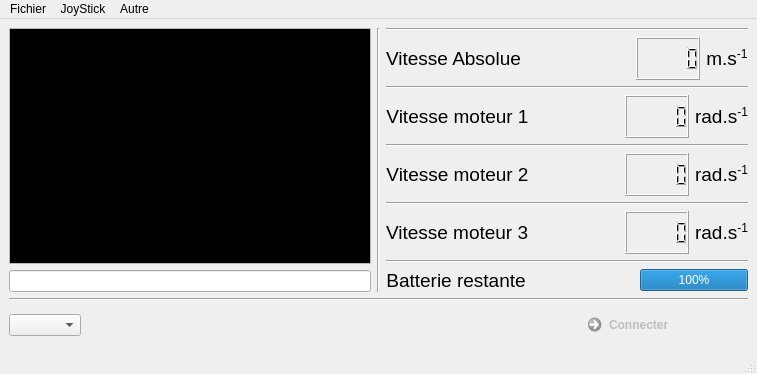
<?xml version="1.0" encoding="UTF-8"?>
<ui version="4.0">
 <class>MainWindow</class>
 <widget class="QMainWindow" name="MainWindow">
  <property name="geometry">
   <rect>
    <x>0</x>
    <y>0</y>
    <width>757</width>
    <height>374</height>
   </rect>
  </property>
  <property name="windowTitle">
   <string>MainWindow</string>
  </property>
  <widget class="QWidget" name="centralwidget">
   <layout class="QVBoxLayout" name="verticalLayout">
    <item>
     <layout class="QHBoxLayout" name="horizontalLayout">
      <item>
       <layout class="QVBoxLayout" name="verticalLayout_3">
        <item>
         <widget class="QTextEdit" name="Console">
          <property name="readOnly">
           <bool>true</bool>
          </property>
          <property name="html">
           <string>&lt;!DOCTYPE HTML PUBLIC &quot;-//W3C//DTD HTML 4.0//EN&quot; &quot;http://www.w3.org/TR/REC-html40/strict.dtd&quot;&gt;
&lt;html&gt;&lt;head&gt;&lt;meta name=&quot;qrichtext&quot; content=&quot;1&quot; /&gt;&lt;style type=&quot;text/css&quot;&gt;
p, li { white-space: pre-wrap; }
&lt;/style&gt;&lt;/head&gt;&lt;body style=&quot; font-family:'MS Shell Dlg 2'; font-size:8.25pt; font-weight:400; font-style:normal;&quot; bgcolor=&quot;#000000&quot;&gt;
&lt;p style=&quot;-qt-paragraph-type:empty; margin-top:0px; margin-bottom:0px; margin-left:0px; margin-right:0px; -qt-block-indent:0; text-indent:0px; font-size:8pt; color:#00ff00;&quot;&gt;&lt;/p&gt;&lt;/body&gt;&lt;/html&gt;</string>
          </property>
         </widget>
        </item>
        <item>
         <widget class="QLineEdit" name="ConsoleInput"/>
        </item>
       </layout>
      </item>
      <item>
       <widget class="Line" name="line">
        <property name="orientation">
         <enum>Qt::Vertical</enum>
        </property>
       </widget>
      </item>
      <item>
       <layout class="QVBoxLayout" name="verticalLayout_4">
        <item>
         <widget class="Line" name="line_6">
          <property name="orientation">
           <enum>Qt::Horizontal</enum>
          </property>
         </widget>
        </item>
        <item>
         <layout class="QHBoxLayout" name="horizontalLayout_4">
          <item>
           <widget class="QLabel" name="label_2">
            <property name="text">
             <string>&lt;!DOCTYPE HTML PUBLIC &quot;-//W3C//DTD HTML 4.0//EN&quot; &quot;http://www.w3.org/TR/REC-html40/strict.dtd&quot;&gt;
&lt;html&gt;&lt;head&gt;&lt;meta name=&quot;qrichtext&quot; content=&quot;1&quot; /&gt;&lt;style type=&quot;text/css&quot;&gt;
p, li { white-space: pre-wrap; }
&lt;/style&gt;&lt;/head&gt;&lt;body style=&quot; font-family:'MS Shell Dlg 2'; font-size:8.25pt; font-weight:400; font-style:normal;&quot;&gt;
&lt;p align=&quot;center&quot; style=&quot; margin-top:0px; margin-bottom:0px; margin-left:0px; margin-right:0px; -qt-block-indent:0; text-indent:0px;&quot;&gt;&lt;span style=&quot; font-size:14pt;&quot;&gt;Vitesse Absolue&lt;/span&gt;&lt;/p&gt;&lt;/body&gt;&lt;/html&gt;</string>
            </property>
           </widget>
          </item>
          <item>
           <spacer name="horizontalSpacer">
            <property name="orientation">
             <enum>Qt::Horizontal</enum>
            </property>
            <property name="sizeHint" stdset="0">
             <size>
              <width>40</width>
              <height>20</height>
             </size>
            </property>
           </spacer>
          </item>
          <item>
           <widget class="QLCDNumber" name="Vitesse"/>
          </item>
          <item>
           <widget class="QLabel" name="label_3">
            <property name="text">
             <string>&lt;!DOCTYPE HTML PUBLIC &quot;-//W3C//DTD HTML 4.0//EN&quot; &quot;http://www.w3.org/TR/REC-html40/strict.dtd&quot;&gt;
&lt;html&gt;&lt;head&gt;&lt;meta name=&quot;qrichtext&quot; content=&quot;1&quot; /&gt;&lt;style type=&quot;text/css&quot;&gt;
p, li { white-space: pre-wrap; }
&lt;/style&gt;&lt;/head&gt;&lt;body style=&quot; font-family:'MS Shell Dlg 2'; font-size:8.25pt; font-weight:400; font-style:normal;&quot;&gt;
&lt;p align=&quot;center&quot; style=&quot; margin-top:0px; margin-bottom:0px; margin-left:0px; margin-right:0px; -qt-block-indent:0; text-indent:0px;&quot;&gt;&lt;span style=&quot; font-size:14pt;&quot;&gt;m.s&lt;/span&gt;&lt;span style=&quot; font-size:14pt; vertical-align:super;&quot;&gt;-1&lt;/span&gt;&lt;/p&gt;&lt;/body&gt;&lt;/html&gt;</string>
            </property>
           </widget>
          </item>
         </layout>
        </item>
        <item>
         <widget class="Line" name="line_2">
          <property name="orientation">
           <enum>Qt::Horizontal</enum>
          </property>
         </widget>
        </item>
        <item>
         <layout class="QHBoxLayout" name="horizontalLayout_5">
          <item>
           <widget class="QLabel" name="label_5">
            <property name="text">
             <string>&lt;!DOCTYPE HTML PUBLIC &quot;-//W3C//DTD HTML 4.0//EN&quot; &quot;http://www.w3.org/TR/REC-html40/strict.dtd&quot;&gt;
&lt;html&gt;&lt;head&gt;&lt;meta name=&quot;qrichtext&quot; content=&quot;1&quot; /&gt;&lt;style type=&quot;text/css&quot;&gt;
p, li { white-space: pre-wrap; }
&lt;/style&gt;&lt;/head&gt;&lt;body style=&quot; font-family:'MS Shell Dlg 2'; font-size:8.25pt; font-weight:400; font-style:normal;&quot;&gt;
&lt;p align=&quot;center&quot; style=&quot; margin-top:0px; margin-bottom:0px; margin-left:0px; margin-right:0px; -qt-block-indent:0; text-indent:0px;&quot;&gt;&lt;span style=&quot; font-size:14pt;&quot;&gt;Vitesse moteur 1&lt;/span&gt;&lt;/p&gt;&lt;/body&gt;&lt;/html&gt;</string>
            </property>
           </widget>
          </item>
          <item>
           <spacer name="horizontalSpacer_4">
            <property name="orientation">
             <enum>Qt::Horizontal</enum>
            </property>
            <property name="sizeHint" stdset="0">
             <size>
              <width>40</width>
              <height>20</height>
             </size>
            </property>
           </spacer>
          </item>
          <item>
           <widget class="QLCDNumber" name="VitesseM1"/>
          </item>
          <item>
           <widget class="QLabel" name="label_4">
            <property name="text">
             <string>&lt;!DOCTYPE HTML PUBLIC &quot;-//W3C//DTD HTML 4.0//EN&quot; &quot;http://www.w3.org/TR/REC-html40/strict.dtd&quot;&gt;
&lt;html&gt;&lt;head&gt;&lt;meta name=&quot;qrichtext&quot; content=&quot;1&quot; /&gt;&lt;style type=&quot;text/css&quot;&gt;
p, li { white-space: pre-wrap; }
&lt;/style&gt;&lt;/head&gt;&lt;body style=&quot; font-family:'MS Shell Dlg 2'; font-size:8.25pt; font-weight:400; font-style:normal;&quot;&gt;
&lt;p align=&quot;center&quot; style=&quot; margin-top:0px; margin-bottom:0px; margin-left:0px; margin-right:0px; -qt-block-indent:0; text-indent:0px;&quot;&gt;&lt;span style=&quot; font-size:14pt;&quot;&gt;rad.s&lt;/span&gt;&lt;span style=&quot; font-size:14pt; vertical-align:super;&quot;&gt;-1&lt;/span&gt;&lt;/p&gt;&lt;/body&gt;&lt;/html&gt;</string>
            </property>
           </widget>
          </item>
         </layout>
        </item>
        <item>
         <widget class="Line" name="line_3">
          <property name="orientation">
           <enum>Qt::Horizontal</enum>
          </property>
         </widget>
        </item>
        <item>
         <layout class="QHBoxLayout" name="horizontalLayout_6">
          <item>
           <widget class="QLabel" name="label_6">
            <property name="text">
             <string>&lt;!DOCTYPE HTML PUBLIC &quot;-//W3C//DTD HTML 4.0//EN&quot; &quot;http://www.w3.org/TR/REC-html40/strict.dtd&quot;&gt;
&lt;html&gt;&lt;head&gt;&lt;meta name=&quot;qrichtext&quot; content=&quot;1&quot; /&gt;&lt;style type=&quot;text/css&quot;&gt;
p, li { white-space: pre-wrap; }
&lt;/style&gt;&lt;/head&gt;&lt;body style=&quot; font-family:'MS Shell Dlg 2'; font-size:8.25pt; font-weight:400; font-style:normal;&quot;&gt;
&lt;p align=&quot;center&quot; style=&quot; margin-top:0px; margin-bottom:0px; margin-left:0px; margin-right:0px; -qt-block-indent:0; text-indent:0px;&quot;&gt;&lt;span style=&quot; font-size:14pt;&quot;&gt;Vitesse moteur 2&lt;/span&gt;&lt;/p&gt;&lt;/body&gt;&lt;/html&gt;</string>
            </property>
           </widget>
          </item>
          <item>
           <spacer name="horizontalSpacer_5">
            <property name="orientation">
             <enum>Qt::Horizontal</enum>
            </property>
            <property name="sizeHint" stdset="0">
             <size>
              <width>40</width>
              <height>20</height>
             </size>
            </property>
           </spacer>
          </item>
          <item>
           <widget class="QLCDNumber" name="VitesseM2"/>
          </item>
          <item>
           <widget class="QLabel" name="label_7">
            <property name="text">
             <string>&lt;!DOCTYPE HTML PUBLIC &quot;-//W3C//DTD HTML 4.0//EN&quot; &quot;http://www.w3.org/TR/REC-html40/strict.dtd&quot;&gt;
&lt;html&gt;&lt;head&gt;&lt;meta name=&quot;qrichtext&quot; content=&quot;1&quot; /&gt;&lt;style type=&quot;text/css&quot;&gt;
p, li { white-space: pre-wrap; }
&lt;/style&gt;&lt;/head&gt;&lt;body style=&quot; font-family:'MS Shell Dlg 2'; font-size:8.25pt; font-weight:400; font-style:normal;&quot;&gt;
&lt;p align=&quot;center&quot; style=&quot; margin-top:0px; margin-bottom:0px; margin-left:0px; margin-right:0px; -qt-block-indent:0; text-indent:0px;&quot;&gt;&lt;span style=&quot; font-size:14pt;&quot;&gt;rad.s&lt;/span&gt;&lt;span style=&quot; font-size:14pt; vertical-align:super;&quot;&gt;-1&lt;/span&gt;&lt;/p&gt;&lt;/body&gt;&lt;/html&gt;</string>
            </property>
           </widget>
          </item>
         </layout>
        </item>
        <item>
         <widget class="Line" name="line_4">
          <property name="orientation">
           <enum>Qt::Horizontal</enum>
          </property>
         </widget>
        </item>
        <item>
         <layout class="QHBoxLayout" name="horizontalLayout_7">
          <item>
           <widget class="QLabel" name="label_8">
            <property name="text">
             <string>&lt;!DOCTYPE HTML PUBLIC &quot;-//W3C//DTD HTML 4.0//EN&quot; &quot;http://www.w3.org/TR/REC-html40/strict.dtd&quot;&gt;
&lt;html&gt;&lt;head&gt;&lt;meta name=&quot;qrichtext&quot; content=&quot;1&quot; /&gt;&lt;style type=&quot;text/css&quot;&gt;
p, li { white-space: pre-wrap; }
&lt;/style&gt;&lt;/head&gt;&lt;body style=&quot; font-family:'MS Shell Dlg 2'; font-size:8.25pt; font-weight:400; font-style:normal;&quot;&gt;
&lt;p style=&quot; margin-top:0px; margin-bottom:0px; margin-left:0px; margin-right:0px; -qt-block-indent:0; text-indent:0px;&quot;&gt;&lt;span style=&quot; font-size:14pt;&quot;&gt;Vitesse moteur 3&lt;/span&gt;&lt;/p&gt;&lt;/body&gt;&lt;/html&gt;</string>
            </property>
           </widget>
          </item>
          <item>
           <spacer name="horizontalSpacer_6">
            <property name="orientation">
             <enum>Qt::Horizontal</enum>
            </property>
            <property name="sizeHint" stdset="0">
             <size>
              <width>40</width>
              <height>20</height>
             </size>
            </property>
           </spacer>
          </item>
          <item>
           <widget class="QLCDNumber" name="VitesseM3"/>
          </item>
          <item>
           <widget class="QLabel" name="label_9">
            <property name="text">
             <string>&lt;!DOCTYPE HTML PUBLIC &quot;-//W3C//DTD HTML 4.0//EN&quot; &quot;http://www.w3.org/TR/REC-html40/strict.dtd&quot;&gt;
&lt;html&gt;&lt;head&gt;&lt;meta name=&quot;qrichtext&quot; content=&quot;1&quot; /&gt;&lt;style type=&quot;text/css&quot;&gt;
p, li { white-space: pre-wrap; }
&lt;/style&gt;&lt;/head&gt;&lt;body style=&quot; font-family:'MS Shell Dlg 2'; font-size:8.25pt; font-weight:400; font-style:normal;&quot;&gt;
&lt;p align=&quot;center&quot; style=&quot; margin-top:0px; margin-bottom:0px; margin-left:0px; margin-right:0px; -qt-block-indent:0; text-indent:0px;&quot;&gt;&lt;span style=&quot; font-size:14pt;&quot;&gt;rad.s&lt;/span&gt;&lt;span style=&quot; font-size:14pt; vertical-align:super;&quot;&gt;-1&lt;/span&gt;&lt;/p&gt;&lt;/body&gt;&lt;/html&gt;</string>
            </property>
           </widget>
          </item>
         </layout>
        </item>
        <item>
         <widget class="Line" name="line_5">
          <property name="orientation">
           <enum>Qt::Horizontal</enum>
          </property>
         </widget>
        </item>
        <item>
         <layout class="QHBoxLayout" name="horizontalLayout_3">
          <item>
           <widget class="QLabel" name="label">
            <property name="text">
             <string>&lt;!DOCTYPE HTML PUBLIC &quot;-//W3C//DTD HTML 4.0//EN&quot; &quot;http://www.w3.org/TR/REC-html40/strict.dtd&quot;&gt;
&lt;html&gt;&lt;head&gt;&lt;meta name=&quot;qrichtext&quot; content=&quot;1&quot; /&gt;&lt;style type=&quot;text/css&quot;&gt;
p, li { white-space: pre-wrap; }
&lt;/style&gt;&lt;/head&gt;&lt;body style=&quot; font-family:'MS Shell Dlg 2'; font-size:8.25pt; font-weight:400; font-style:normal;&quot;&gt;
&lt;p align=&quot;center&quot; style=&quot; margin-top:0px; margin-bottom:0px; margin-left:0px; margin-right:0px; -qt-block-indent:0; text-indent:0px;&quot;&gt;&lt;span style=&quot; font-size:14pt;&quot;&gt;Batterie restante&lt;/span&gt;&lt;/p&gt;&lt;/body&gt;&lt;/html&gt;</string>
            </property>
           </widget>
          </item>
          <item>
           <spacer name="horizontalSpacer_3">
            <property name="orientation">
             <enum>Qt::Horizontal</enum>
            </property>
            <property name="sizeHint" stdset="0">
             <size>
              <width>40</width>
              <height>20</height>
             </size>
            </property>
           </spacer>
          </item>
          <item>
           <widget class="QProgressBar" name="Batterie">
            <property name="value">
             <number>100</number>
            </property>
           </widget>
          </item>
         </layout>
        </item>
       </layout>
      </item>
     </layout>
    </item>
    <item>
     <widget class="Line" name="line_7">
      <property name="orientation">
       <enum>Qt::Horizontal</enum>
      </property>
     </widget>
    </item>
    <item>
     <layout class="QHBoxLayout" name="horizontalLayout_2">
      <item>
       <widget class="QComboBox" name="comboBox"/>
      </item>
      <item>
       <spacer name="horizontalSpacer_2">
        <property name="orientation">
         <enum>Qt::Horizontal</enum>
        </property>
        <property name="sizeHint" stdset="0">
         <size>
          <width>40</width>
          <height>20</height>
         </size>
        </property>
       </spacer>
      </item>
      <item>
       <widget class="QCommandLinkButton" name="commandLinkButton">
        <property name="enabled">
         <bool>false</bool>
        </property>
        <property name="text">
         <string>Connecter</string>
        </property>
       </widget>
      </item>
     </layout>
    </item>
   </layout>
  </widget>
  <widget class="QMenuBar" name="menubar">
   <property name="geometry">
    <rect>
     <x>0</x>
     <y>0</y>
     <width>757</width>
     <height>21</height>
    </rect>
   </property>
   <widget class="QMenu" name="menuAide">
    <property name="title">
     <string>Autre</string>
    </property>
    <addaction name="actionA_propos"/>
    <addaction name="actionAboutQt"/>
   </widget>
   <widget class="QMenu" name="menuFichier">
    <property name="title">
     <string>Fichier</string>
    </property>
    <addaction name="actionQuitter"/>
   </widget>
   <widget class="QMenu" name="menuJoyStick">
    <property name="title">
     <string>JoyStick</string>
    </property>
    <addaction name="actionLancer_la_capture"/>
    <addaction name="actionStopper_la_capture"/>
   </widget>
   <addaction name="menuFichier"/>
   <addaction name="menuJoyStick"/>
   <addaction name="menuAide"/>
  </widget>
  <widget class="QStatusBar" name="statusbar"/>
  <action name="actionA_propos">
   <property name="text">
    <string>A propos</string>
   </property>
  </action>
  <action name="actionQuitter">
   <property name="text">
    <string>Quitter</string>
   </property>
   <property name="shortcut">
    <string>Ctrl+Q</string>
   </property>
  </action>
  <action name="actionAboutQt">
   <property name="text">
    <string>A propos de Qt</string>
   </property>
  </action>
  <action name="actionLancer_la_capture">
   <property name="text">
    <string>Lancer la capture</string>
   </property>
  </action>
  <action name="actionStopper_la_capture">
   <property name="text">
    <string>Stopper la capture</string>
   </property>
  </action>
 </widget>
 <resources/>
 <connections/>
</ui>
